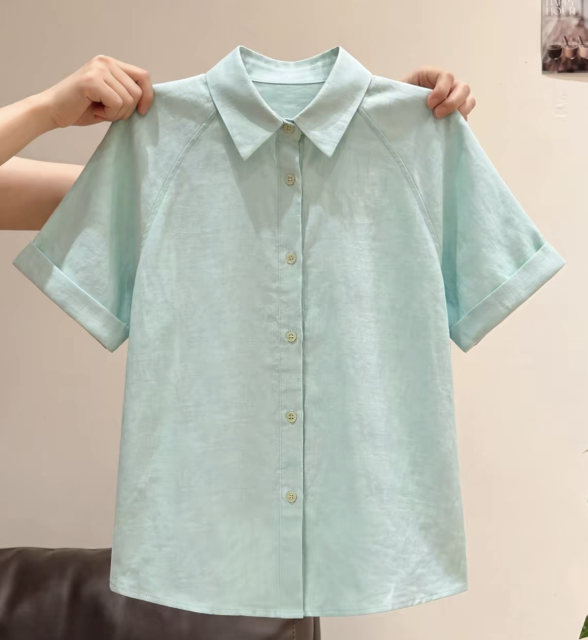
#> input picture data/eval/recognition/images/item_001.jpg, 1175 x 1280 px (shown at 1/2 size)
$ python -i tryon_pattern_utils.py   (imports and definitions only)
#> lines starting #> are read from the running program, lines starting #| are printed output that depends on the picture; after the words box and inside, x2 and y2 are one past the last pixel; in counts of white or black regions, pixels touching at a corner belong together
from __future__ import annotations

from typing import Mapping

import cv2
import numpy as np
from PIL import Image, ImageFilter


def _foreground_mask(arr: np.ndarray) -> np.ndarray:
    hsv = cv2.cvtColor(arr.astype(np.uint8), cv2.COLOR_RGB2HSV).astype(np.float32)
    sat = hsv[:, :, 1]
    val = hsv[:, :, 2]
    white_bg = (val > 246) & (sat < 18)
    black_bg = val < 18
    mask = ~(white_bg | black_bg)
    return mask


def detect_pattern_strength(img: Image.Image) -> float:
    """Detect printed or woven pattern strength, including low-saturation pastel prints."""
    arr = np.asarray(img.convert("RGB"), dtype=np.float32)
    h, w = arr.shape[:2]
    if h < 16 or w < 16:
        return 0.0

    fg = _foreground_mask(arr)
    if int(fg.sum()) < max(64, int(h * w * 0.02)):
        fg = np.ones((h, w), dtype=bool)

    gray = arr.mean(axis=2)
    gy, gx = np.gradient(gray)
    grad = np.sqrt(gx**2 + gy**2)
    fg_grad = grad[fg]
    if fg_grad.size == 0 or float(fg_grad.max()) <= 0:
        return 0.0

    strong_edge_threshold = max(8.0, float(np.percentile(fg_grad, 88)))
    edge_density = float(((grad > strong_edge_threshold) & fg).sum() / max(1, fg.sum()))
    edge_score = min(1.0, edge_density * 10.0)

    local_mean = np.asarray(
        Image.fromarray(gray.astype(np.uint8)).filter(ImageFilter.BoxBlur(radius=4)),
        dtype=np.float32,
    )
    local_var = (gray - local_mean) ** 2
    fg_local_var = local_var[fg]
    var_score = min(1.0, float(np.percentile(fg_local_var, 97)) / 900.0)

    fg_rgb = arr[fg]
    channel_range = (fg_rgb.max(axis=0) - fg_rgb.min(axis=0)) / 255.0
    color_range_score = min(1.0, float(channel_range.mean()) * 1.7)

    hsv = cv2.cvtColor(arr.astype(np.uint8), cv2.COLOR_RGB2HSV).astype(np.float32)
    sat = hsv[:, :, 1] / 255.0
    fg_sat = sat[fg]
    sat_score = min(1.0, float(np.percentile(fg_sat, 95)) * 1.8)

    combined = 0.35 * edge_score + 0.25 * var_score + 0.25 * color_range_score + 0.15 * sat_score
    return float(np.clip(combined, 0.0, 1.0))


# [103 lines left out: function estimate_catvton_garment_region_from_change, not called in this run]

>>> from PIL import Image
>>> picture = Image.open('../../../data/eval/recognition/images/item_001.jpg')
#> picture is the input picture: PIL image 1175x1280 RGB; mean R, G, B 186.6, 187, 175.7
>>> result = detect_pattern_strength(picture)
#> in _foreground_mask, `hsv = cv2.cvtColor(arr.astype(np.uint8), cv2.COLOR_RGB2HSV).astype(np...`:
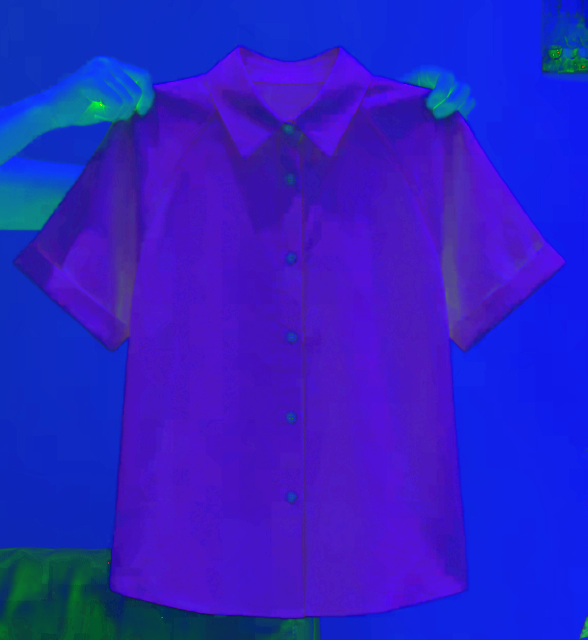
#> hsv: shape (1280, 1175, 3) float32 (shown at 1/2 size); mean R, G, B 46.4, 32.2, 194.8
#> in _foreground_mask, `sat = hsv[:, :, 1]`:
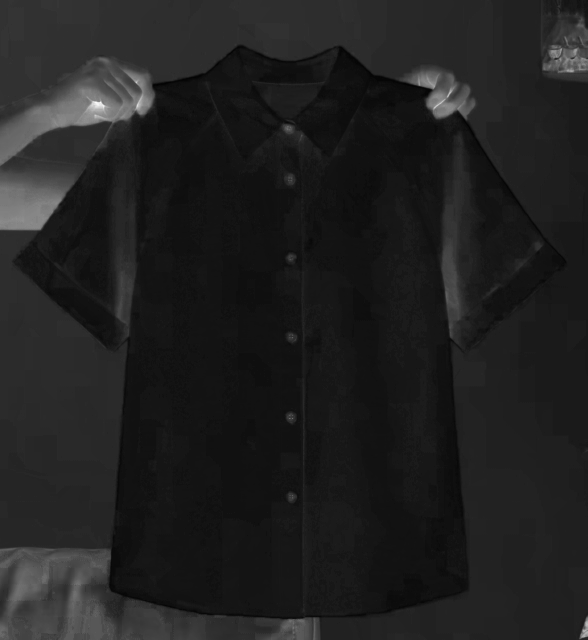
#> sat: shape (1280, 1175) float32 (shown at 1/2 size); min 0, max 255, mean 32.2
#> in _foreground_mask, `val = hsv[:, :, 2]`:
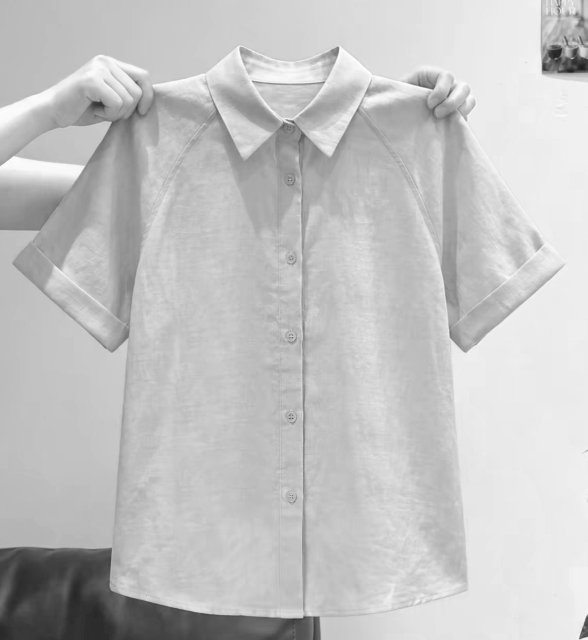
#> val: shape (1280, 1175) float32 (shown at 1/2 size); min 30, max 255, mean 194.9
#> in _foreground_mask, `white_bg = (val > 246) & (sat < 18)`:
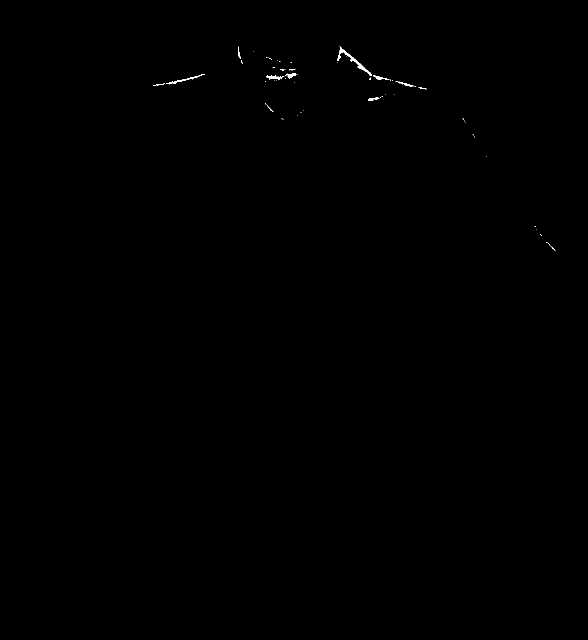
#> white_bg: shape (1280, 1175) bool (shown at 1/2 size); 0.1% white; 60 white regions (48 under 20 px), largest, box (x1, y1, x2, y2) and area: (674, 93, 744, 152) 489, (332, 148, 409, 169) 197, (532, 150, 569, 159) 154
#> in _foreground_mask, `black_bg = val < 18`: black_bg: shape (1280, 1175) bool; every value is 0
#> in detect_pattern_strength, `gray = arr.mean(axis=2)`:
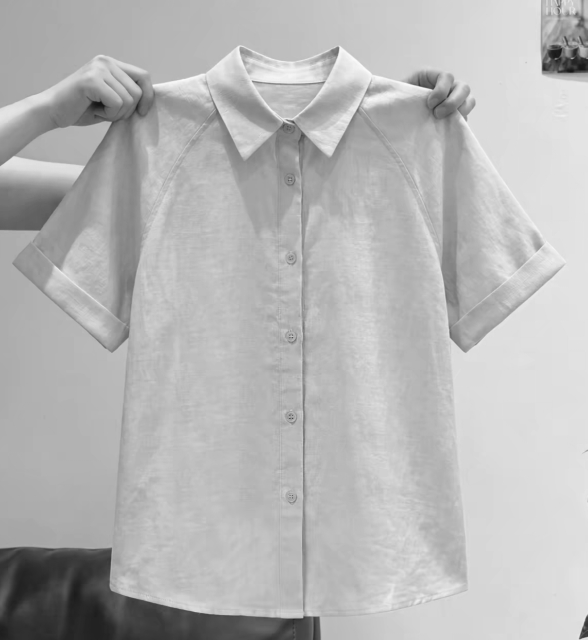
#> gray: shape (1280, 1175) float32 (shown at 1/2 size); min 18.67, max 252.3, mean 183.1
#> in detect_pattern_strength, `gy, gx = np.gradient(gray)`:
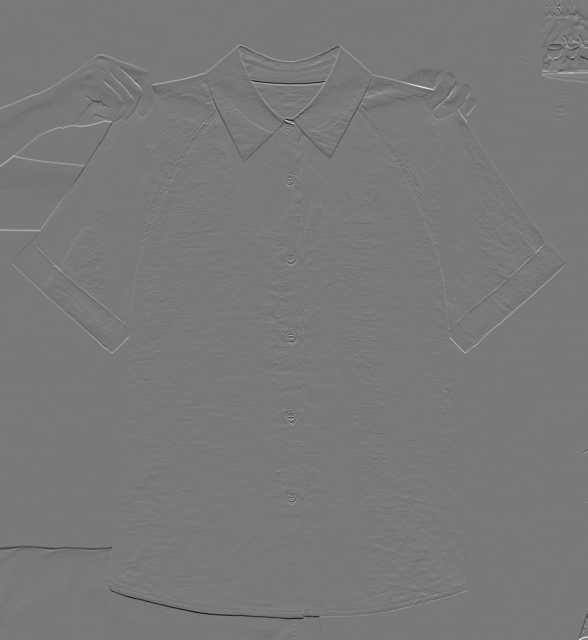
#> gy: shape (1280, 1175) float32 (shown at 1/2 size); min -68, max 74.83, mean -0.1; drawn with min black and max white
#> in detect_pattern_strength, `grad = np.sqrt(gx**2 + gy**2)`:
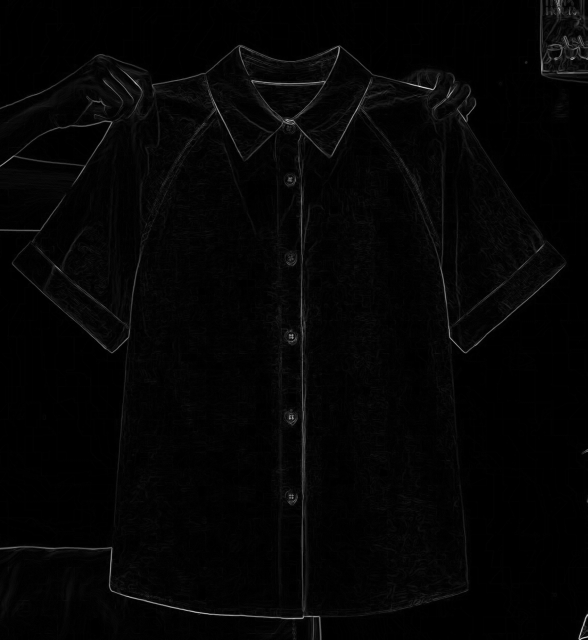
#> grad: shape (1280, 1175) float32 (shown at 1/2 size); min 0, max 80.87, mean 1.5; drawn with min black and max white
#> in detect_pattern_strength, `strong_edge_threshold = max(8.0, float(np.percentile(fg_grad, 88)))`: strong_edge_threshold = 8
#> in detect_pattern_strength, `edge_density = float(((grad > strong_edge_threshold) & fg).sum() / max..`: edge_density = 0.0272
#> in detect_pattern_strength, `edge_score = min(1.0, edge_density * 10.0)`: edge_score = 0.272
#> in detect_pattern_strength, `var_score = min(1.0, float(np.percentile(fg_local_var, 97)) / 900.0)`: var_score = 0.111
#> in detect_pattern_strength, `channel_range = (fg_rgb.max(axis=0) - fg_rgb.min(axis=0)) / 255.0`: channel_range = [0.875, 0.965, 0.973]
#> in detect_pattern_strength, `color_range_score = min(1.0, float(channel_range.mean()) * 1.7)`: color_range_score = 1
#> in detect_pattern_strength, `sat_score = min(1.0, float(np.percentile(fg_sat, 95)) * 1.8)`: sat_score = 0.515
#> in detect_pattern_strength, `combined = 0.35 * edge_score + 0.25 * var_score + 0.25 * color_range_s..`: combined = 0.45
#> result = 0.45

$ run again, on data/eval/recognition/images/item_003.jpg
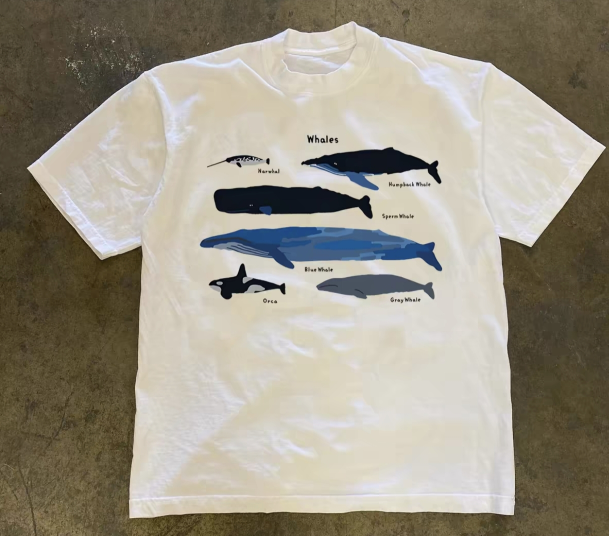
#> input picture data/eval/recognition/images/item_003.jpg, 1218 x 1071 px (shown at 1/2 size)
#> picture is the input picture: PIL image 1218x1071 RGB; mean R, G, B 154.6, 148.3, 133.5
#> in _foreground_mask, `white_bg = (val > 246) & (sat < 18)`:
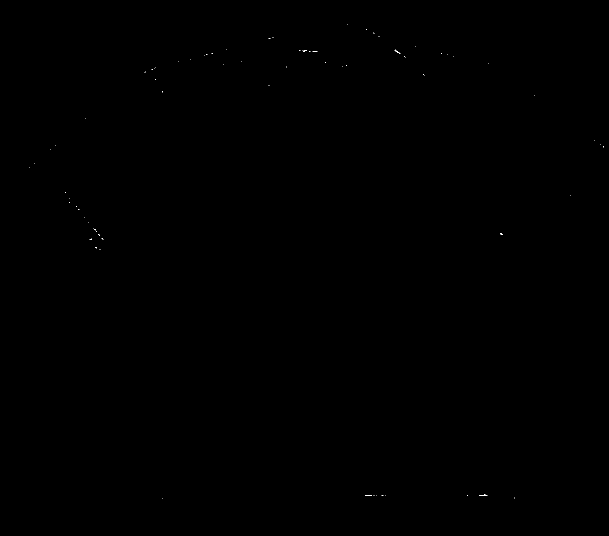
#> white_bg: shape (1071, 1218) bool (shown at 1/2 size); 0.02% white in thin lines or dots, all inside (x1, y1, x2, y2) = (58, 48, 1208, 997)
#> black_bg: shape (1071, 1218) bool; 0.11% white in thin lines or dots, all inside (x1, y1, x2, y2) = (419, 272, 882, 597)
#> strong_edge_threshold = 8
#> edge_density = 0.0676
#> edge_score = 0.676
#> in detect_pattern_strength, `local_mean = np.asarray( Image.fromarray(gray.astype(np.uint8)).filter..`:
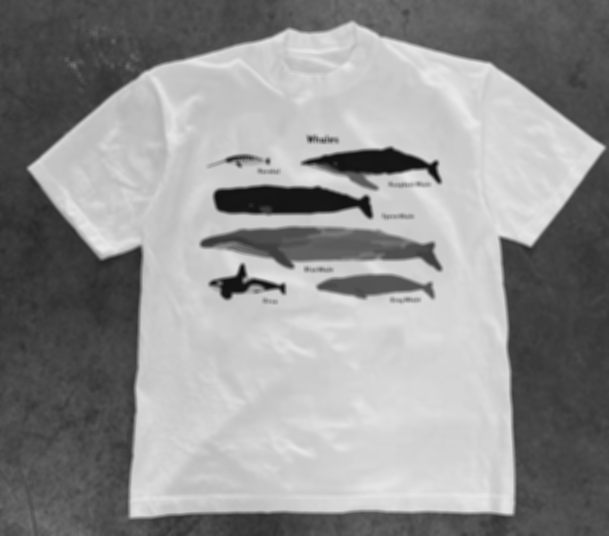
#> local_mean: shape (1071, 1218) float32 (shown at 1/2 size); min 14, max 234, mean 145.1
#> var_score = 0.81
#> channel_range = [0.976, 0.937, 1]
#> color_range_score = 1
#> sat_score = 0.953
#> combined = 0.832
